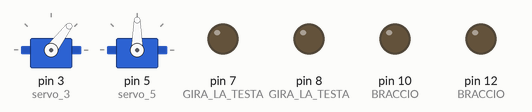
This sketch was run on a simulated Arduino Uno, built with avr-gcc and run on an emulated ATmega328P. Parts: 2 × servo, output pins drawn as LEDs (lit = HIGH).

Above: at 0.15 s.
At 5.1 s:
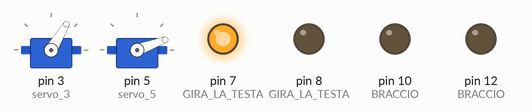
At 9.1 s:
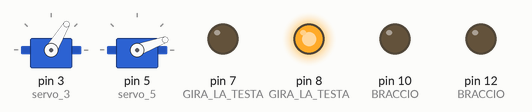
At 15.1 s:
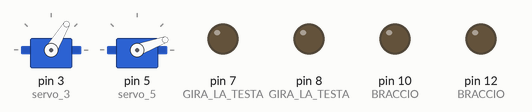
At 21.1 s:
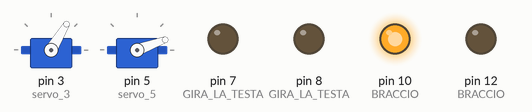
At 31.1 s:
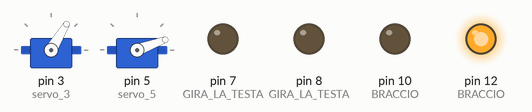
Timing chart, 0 to 40.0 s (numbered marks = the images above):
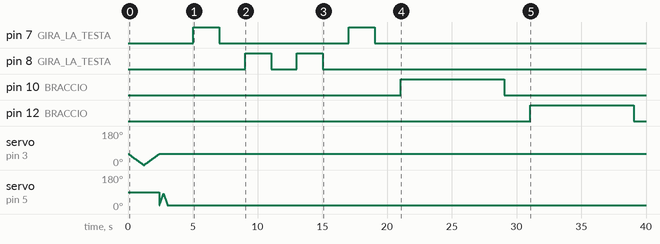

The sketch:

NERONE.ino
```cpp
#include <Servo.h>
Servo servo_3;   // SERVO OCCHI
Servo servo_5;   // SERVO BOCCA
int pos = 0;

void setup(){
servo_3.attach(3);
servo_5.attach(5);
pinMode(7, OUTPUT);  // GIRA LA TESTA
pinMode(8, OUTPUT);  // GIRA LA TESTA
pinMode(10, OUTPUT); // BRACCIO
pinMode(12, OUTPUT); // BRACCIO
}
void loop(){
//- - - - - - - - - - OCCHI - - - - - - - - - - -

  for(pos = 60; pos >=0; pos-= 1){
  servo_3.write(pos);
  delay(20);}
  for(pos = 0; pos < 60; pos+= 1){
  servo_3.write(pos);
  delay(20);}

//- - - - - - - - - - BOCCA - - - - - - - - - - -

  for(pos = 20; pos < 80; pos+= 1){
  servo_5.write(pos);
  delay(5);}
  for(pos = 80; pos>=20; pos-=1){
  servo_5.write(pos);
  delay(5);}

  //- - - - - - - - - - GIRA LA TESTA - -
  delay(2000);
  digitalWrite(7, HIGH);          // IL MOTORE GIRA A DESTRA
  delayMicroseconds(5);          //(12.500Khz)VARIA LA LUNGHEZZA DEI +5V PIU è BASSO E  PIU SI ACCORCIA
  delay(2000);
  digitalWrite(7, LOW);
  delay(2000);
  digitalWrite(8, HIGH);          // IL MOTORE GIRA A SINISTRA
  delayMicroseconds(5);
  delay(2000);
  digitalWrite(8, LOW);
  delay(2000);

  digitalWrite(8, HIGH);          // IL MOTORE GIRA A SINISTRA
  delayMicroseconds(5);           //(12.500Khz)VARIA LA LUNGHEZZA
  delay(2000);
  digitalWrite(8, LOW);
  delay(2000);
  digitalWrite(7, HIGH);          //IL MOTORE GIRA A DESTRA
  delayMicroseconds(5);
  delay(2000);
  digitalWrite(7, LOW);
  delay(2000);
  //- - - - - - - - - - BRACCIO IN ALTO - -

  digitalWrite(10, HIGH);          //BRACCIO A DESTRA
  delayMicroseconds(20);
  delay(8000);
  digitalWrite(10, LOW);
  delay(2000);
  digitalWrite(12, HIGH);          //BRACCIO A SINISTRA
  delayMicroseconds(20);
  delay(8000);
  digitalWrite(12, LOW);
  delay(5000);
  }
```

Measured:
- by itself, pin 7 (GIRA_LA_TESTA): alternates HIGH for 2.0 s and LOW for 10.0 s, 4 changes in all, then stays LOW
- by itself, pin 8 (GIRA_LA_TESTA): LOW → HIGH at 9.0 s, → LOW 2.0 s later, → HIGH 2.0 s later, → LOW 2.0 s later, … (4 changes in this stretch)
- by itself, pin 10 (BRACCIO): LOW → HIGH at 21.0 s, → LOW 8.0 s later
- by itself, pin 12 (BRACCIO): LOW → HIGH at 31.0 s, → LOW 8.0 s later
